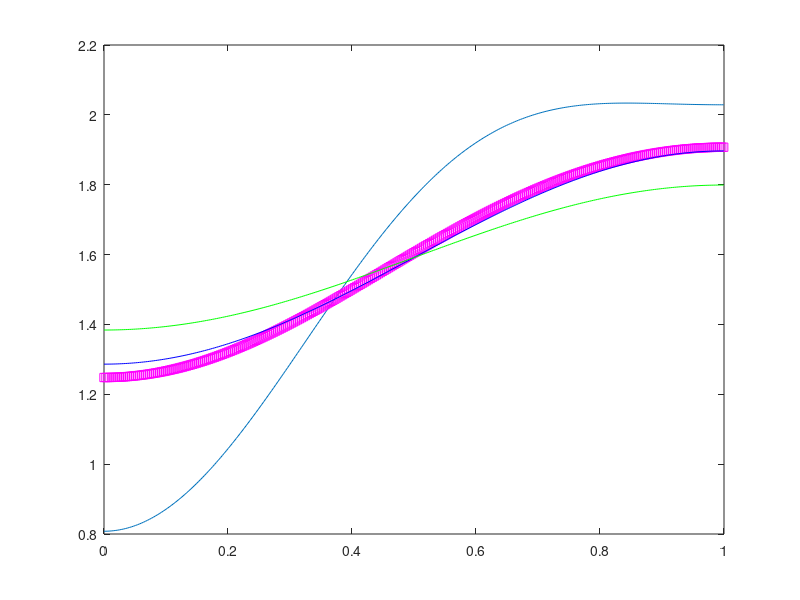

This figure's MATLAB source:
clc;
clear all;
wc=input('Enter the value of cut off frequency: ');
N=input('Enter the value of filter: ');
alpha=(N-1)/2;
eps=0.001;
%Rectangular Window
n=0:1:N-1;
hd=sin(wc*(n-alpha+eps))./(pi*(n-alpha+eps));
hn=hd;
w=0:0.01:pi;
h=freqz(hn,1,w);
plot(w/pi,abs(h));
hold on
%Hamming Window
n=0:1:N-1;
wh=0.54-0.46*cos((2*pi*n)/(N-1));
hn=hd.*wh;
w=0:0.01:pi;
h=freqz(hn,1,w);
plot(w/pi,abs(h),'ms');
hold off;
hold on
%Hanning Window
n=0:1:N-1;
wh=0.5-0.5*cos((2*pi*n)/(N-1));
hn=hd.*wh;
w=0:0.01:pi;
h=freqz(hn,1,w);
plot(w/pi,abs(h),'blue');
hold off;
hold on
%Blackman Window
n=0:1:N-1; wh=0.42-0.5*cos((2*pi*n)/(N-1))+0.08*cos((4*pi*n)/(N-1));
hn=hd.*wh;
w=0:0.01:pi;
h=freqz(hn,1,w);
plot(w/pi,abs(h),'green');
hold off;
